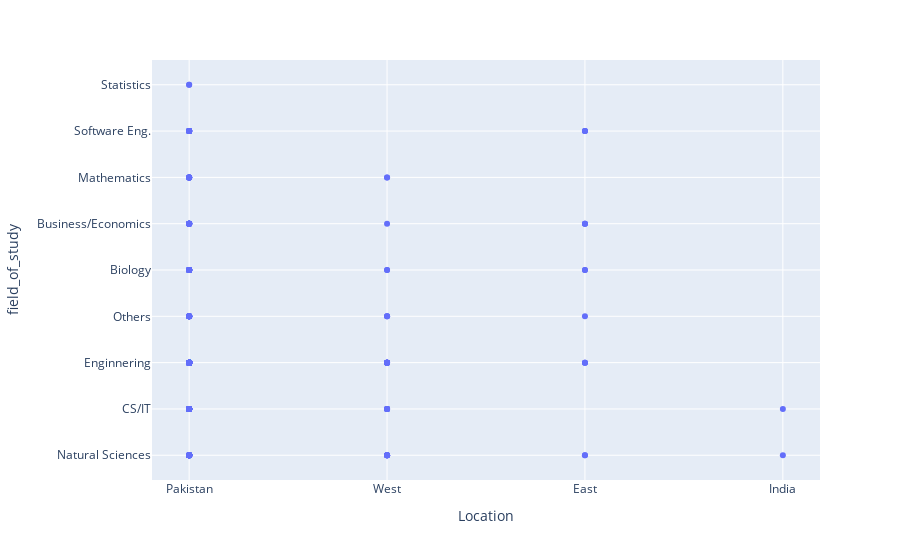

Here is the notebook cell this chart was saved with:
### Code cell
import plotly.express as px
import pandas as pd
d = pd.read_excel('G:\python_ka_chilla\data_generation_and_handling\Chilla_data2_for_plots_excel.xlsx')
fig = px.scatter(d, x="Location", y="field_of_study")
fig.show()

### Figure 1 — Plotly figure (JSON) as saved in the notebook; plotly's stock layout.template omitted (floating-point values rounded to 4 significant figures; data arrays with more than 128 entries replaced by an {"elided": "..."} marker saying what was removed)
{"data": [{"hovertemplate": "Location=%{x}<br>field_of_study=%{y}<extra></extra>", "legendgroup": "", "marker": {"color": "#636efa", "symbol": "circle"}, "mode": "markers", "name": "", "orientation": "v", "showlegend": false, "type": "scatter", "x": {"elided": "375 str values"}, "xaxis": "x", "y": {"elided": "375 str values"}, "yaxis": "y"}], "layout": {"legend": {"tracegroupgap": 0}, "margin": {"t": 60}, "xaxis": {"anchor": "y", "domain": [0, 1], "title": {"text": "Location"}}, "yaxis": {"anchor": "x", "domain": [0, 1], "title": {"text": "field_of_study"}}}}
